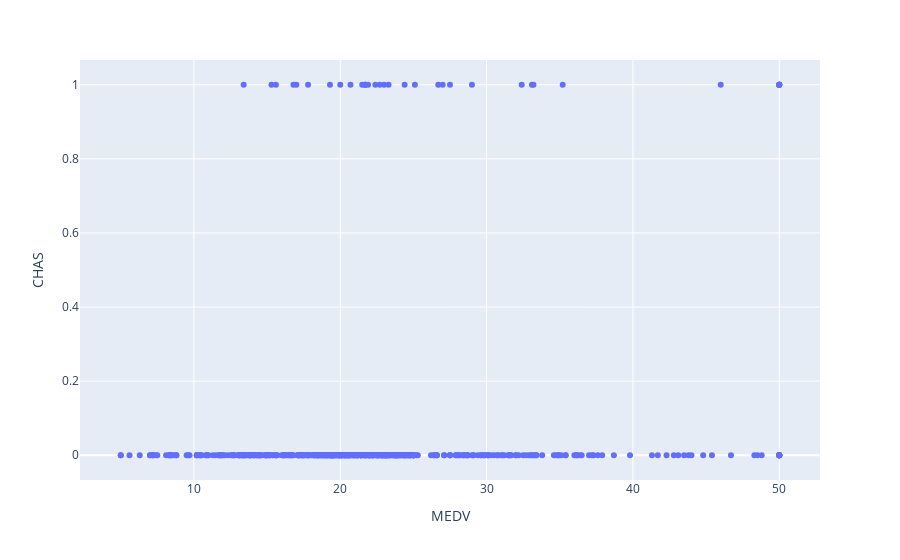

Notebook cell for this chart:
### Markdown cell above
#### Median value of owner-occupied homes vs CHAS: Charles River dummy variable (1 if tract bounds river; 0 otherwise)

### Code cell
px.scatter(housing_df, x = "MEDV" , y = "CHAS")

### Figure 1 — Plotly figure (JSON) as saved in the notebook; plotly's stock layout.template omitted (floating-point values rounded to 4 significant figures; data arrays with more than 128 entries replaced by an {"elided": "..."} marker saying what was removed)
{"data": [{"hovertemplate": "MEDV=%{x}<br>CHAS=%{y}<extra></extra>", "legendgroup": "", "marker": {"color": "#636efa", "symbol": "circle"}, "mode": "markers", "name": "", "orientation": "v", "showlegend": false, "type": "scatter", "x": {"elided": "506 float values"}, "xaxis": "x", "y": {"elided": "506 int values"}, "yaxis": "y"}], "layout": {"legend": {"tracegroupgap": 0}, "margin": {"t": 60}, "xaxis": {"anchor": "y", "domain": [0, 1], "title": {"text": "MEDV"}}, "yaxis": {"anchor": "x", "domain": [0, 1], "title": {"text": "CHAS"}}}}
